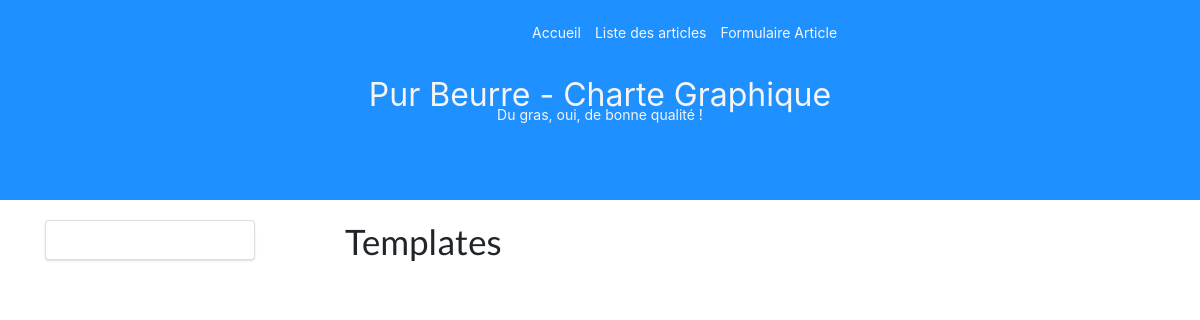
The page /templates/ on the database as committed earlier.
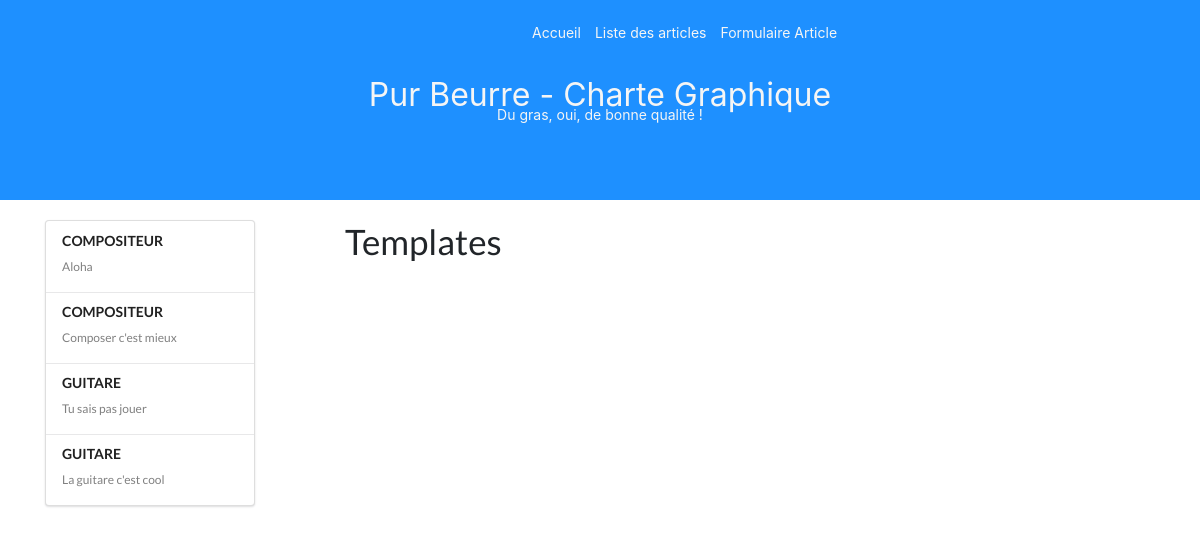
The same page on the database as committed later.
### articles/models.py (models this page shows, shortened)
class Article(models.Model):
    titre = models.CharField(max_length=100, default="")
    contenu = models.CharField(max_length=10000, default="")
    date = models.DateTimeField(default=datetime.now)
    auteur = models.ForeignKey(Auteur, on_delete=models.CASCADE, default="")
    category = models.ForeignKey(Categorie, on_delete=models.CASCADE, default="")

class Categorie(models.Model):
    nom = models.CharField(max_length=100, default="")
    date = models.DateField(default=datetime.now)
    def __str__(self):
        return self.nom

### blog/views.py (the view)
# urls.py: path('templates/', templates_view, name="templates"),
def templates_view(request):
    return render(request, 'templates.html', {})

### blog/context_processors.py (called while the page is built)
def menu(request):
    categories = Categorie.objects.all()
    articles = Article.objects.all().order_by('-date')[:5]
    objPrincipal = []
    context = {
        'categories': categories,
        'articles': articles,
    }
    return context

### templates/templates.html
{% extends 'layout/base.html' %}
{% block content %}<h1>Templates</h1>{% endblock %}

### templates/layout/sidebar.html
<div class="ui vertical menu">
    {% for article in articles %}
        <div class="item">
            <div class="header">{{ article.category }}</div>
            <div class="menu">
                <a class="item" href="{% url 'accueilID' article.id %}">{{ article.titre }}</a>
            </div>
        </div>
    {% endfor %}
</div>

Rows that differ between the two databases and show on the page:
added Article: category "COMPOSITEUR", titre "Aloha"
added Article: category "COMPOSITEUR", titre "Composer c'est mieux"
added Article: category "GUITARE", titre "Tu sais pas jouer"
added Article: category "GUITARE", titre "La guitare c'est cool"
